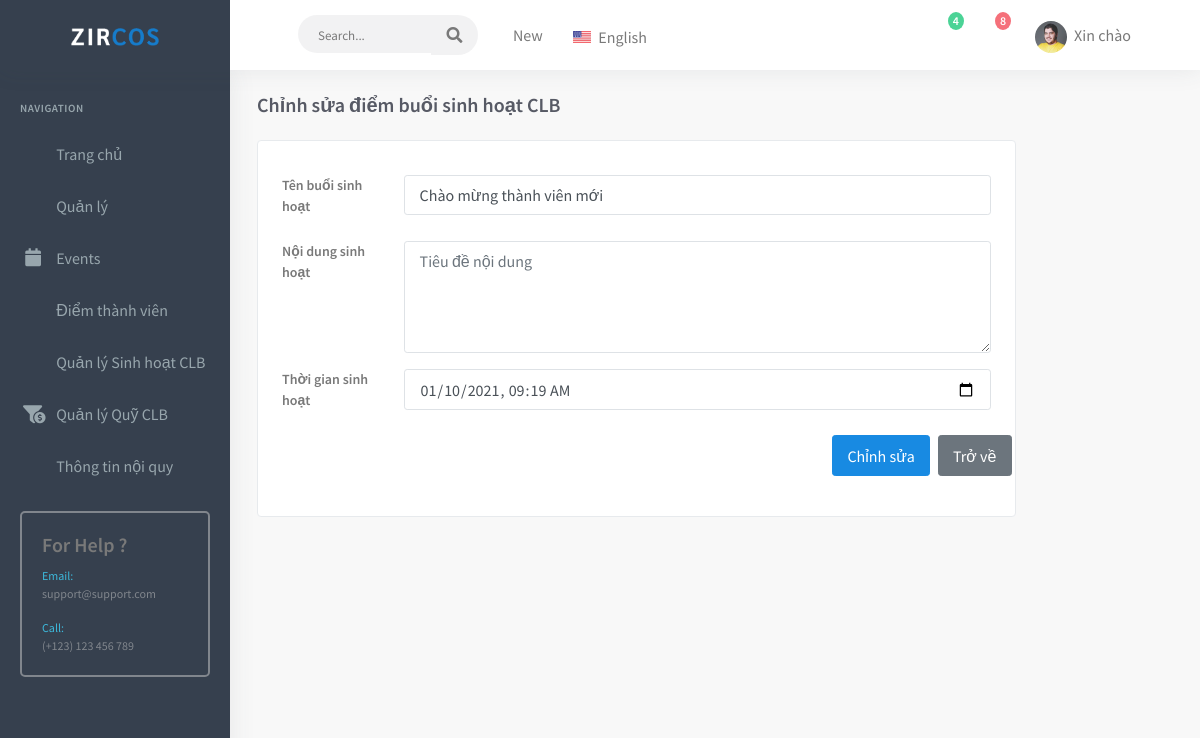
/quanlycaulacbosinhvien-master/admin/sinhHoatForm.php?sinhhoat_id=1 (signed in), run on the app's committed database.
### tables this page shows
CREATE TABLE `tbl_sinh_hoat_clb` (
  `sinhhoat_id` int(11) NOT NULL,
  `ten_buoi_sh` varchar(255) DEFAULT NULL,
  `noi_dung_sh` text DEFAULT NULL,
  `thoi_gian` timestamp NULL DEFAULT NULL,
  `sl_tham_gia` int(11) DEFAULT NULL,
  `tong_sl_thanh_vien_hien_tai` int(11) DEFAULT NULL,
  `status` int(11) DEFAULT NULL COMMENT '1 là chưa sinh hoạt, 0 là đã sinh hoạt, -1 là đã xóa',
  `clb_id` int(11) DEFAULT NULL
);

### quanlycaulacbosinhvien-master/lib/database.php (called while the page is built, shortened)
<?php
  Class Database{
    public $host   = DB_HOST;
    public $user   = DB_USER;
    public $pass   = DB_PASS;
    public $dbname = DB_NAME;
    public $link;
  public function connectDB(){
    $this->link = new mysqli($this->host, $this->user, $this->pass,
      $this->dbname);
  }
  public function select($query){
    $result = $this->link->query($query) or
    die($this->link->error.__LINE__);
    if($result->num_rows > 0){
      return $result->fetch_all();
    }else{
      return false;
    }
  }
  }

### quanlycaulacbosinhvien-master/models/SinhHoatCLBModel.php (called while the page is built, shortened)
<?php
include_once '../lib/database.php';
class SinhHoatCLBModel
{
    private $db;
    public function __construct()
    {
        $this->db = new Database();
    }
    public function get_sinh_hoat_by_id($id)
    {
        $query = "SELECT `sinhhoat_id`, `ten_buoi_sh`, `noi_dung_sh`, `thoi_gian`, `sl_tham_gia`, `tong_sl_thanh_vien_hien_tai`, `status`, `clb_id` FROM `tbl_sinh_hoat_clb` WHERE `sinhhoat_id` = $id";
        $result = $this->db->select($query);
        return $result;
    }
}

### quanlycaulacbosinhvien-master/admin/sinhHoatForm.php (the view, shortened to what this page needs)
<?php include './inc/header.php'; ?>
<?php include './inc/leftsidemenu.php'; ?>
<?php include '../models/category.php'; ?>
<?php include '../models/SinhHoatCLBModel.php'; ?>
<?php
$shModel = new SinhHoatCLBModel();
$sinhhoat_id = null;
if (isset($_GET['sinhhoat_id'])) {
    $sinhhoat_id = $_GET['sinhhoat_id'];
}
?>
<div class="content-page">
    <div class="content">
        <div class="container-fluid">
            <?php
            if ($sinhhoat_id != null) {
                $buoi_sinh_hoat = $shModel->get_sinh_hoat_by_id($sinhhoat_id);
                if ($buoi_sinh_hoat != null) {
            ?>
                    <div class="row">
                        <div class="col-10">
                            <div class="page-title-box">
                                <h4 class="page-title">Chỉnh sửa điểm buổi sinh hoạt CLB</h4>
                            </div>
                        </div>
                    </div>
                    <div class="row">
                        <div class="col-md-10">
                            <div class="card-box">
                                <form id="basic-form" action="sinhHoatForm.php?sinhhoat_id=<?php echo $sinhhoat_id ?>" method="POST">
                                    <div>
                                        <section>
                                            <div class="form-group row">
                                                <label class="col-lg-2 control-label " for="totalScore">Tên buổi sinh hoạt</label>
                                                <div class="col-lg-10">
                                                    <input class="form-control" name="ten_buoi_sh" type="text" placeholder="Tên buổi sinh hoạt" value="<?php echo $buoi_sinh_hoat[0][1] ?>" required/>
                                                </div>
                                            </div>
                                            <div class="form-group row">
                                                <label class="col-lg-2 control-label " for="noi_dung_sh">Nội dung sinh hoạt</label>
                                                <div class="col-lg-10">
                                                    <textarea class="form-control" name="noi_dung_sh" rows="4" cols="50"  placeholder="Tiêu đề nội dung" required><?php echo $buoi_sinh_hoat[0][2] ?></textarea>
                                                </div>
                                            </div>
                                            <div class="form-group row">
                                                <label class="col-lg-2 control-label " for="startDay">Thời gian sinh hoạt</label>
                                                <div class="col-lg-10">
                                                    <input class="form-control" name="thoi_gian" type="datetime-local" value="<?php echo date('Y-m-d\TH:i', strtotime($buoi_sinh_hoat[0][3])); ?>" required>
                                                </div>
                                            </div>
                                            <div class="form-group row">
                                                <div class="col-sm-8 offset-sm-9">
                                                    <button type="submit" class="btn btn-primary waves-effect waves-light">
                                                        Chỉnh sửa
                                                    </button>
                                                    <button type="reset" class="btn btn-secondary waves-effect ml-1">
                                                            <a href="listSinhHoat.php" style="color:white">Trở về</a>
                                                    </button>
                                                </div>
                                            </div>
                                        </section>
                                    </div>
                                </form>
                            <?php
                        }
                    }
                        ?>
                            </div>
                        </div>
                    </div>
                    <?php include './inc/footer.php'; ?>

### data on the page
tbl_sinh_hoat_clb: ten_buoi_sh "Chào mừng thành viên mới", thoi_gian "01/10/2021 09:19"
